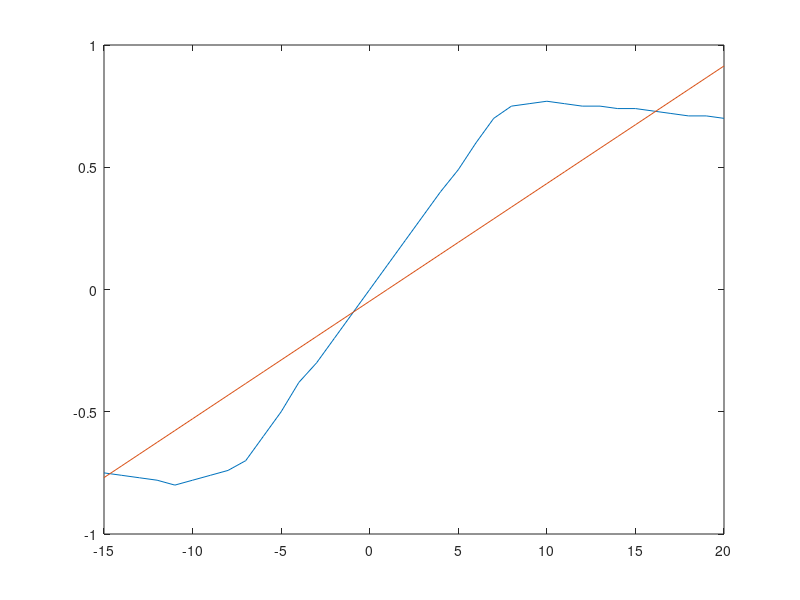

MATLAB code to generate this figure: (Note: this script raises an error after producing the figure.)
%% ----------------------- Team Glider Design -------------------------- %%
%% Cleaning
clear;
clc;
close all;
%% Variables
% Provided flat plate CL and CD values with respect to AOA
plateCl = [-.75 -.76 -.77 -.78 -0.8 -0.78 -.76 -.74 -.7 -.6 -.5 -.38 -.3 -.2 -.1 0 .1 .2 .3 .4 .49 .6 .7 .75 .76 .77 .76 .75 .75 .74 .74 .73 .72 .71 .71 .7];
plateCd = [.21 .2 .19 .18 .17 .15 .13 .11 .09 .07 .05 .04 .02 .01 .005 0  .005 .01 .015 .02 .05 .065 0.09 .11 .13 .15 .17 .19 .199 .21 .22 .23 .25 .27 .285 .29];
plateAOA = [-15:1:20];
ReCr = 140000;

% Air properties assuming altiitude of 1500 m
mu      = 1.74 * 10^-5;                                                    % Air viscosity [kg/m*s]
rhoAlt  = 1.0581;                                                          % Air density [kg/m^3]
ReL     = 1000000;                                                         % Local Reynold's value (can't remember where this number is from - maybe milestone 1
rhoFoam = 0.295 / 1000;                                                    % Density of Dollar Tree foam [kg/m^3]
g       = 9.81;                                                            % Acceleration of gravity [m/s^2]

% Design properties
h        = 7;                                                              % Initial launch height[m]
b        = .98;                                                            % Wing span [m]
c        = nan;                                                            % Chord of wing [m]
AR       = 6;                                                            % Aspect ratio
Swet     = nan;                                                            % Wetted area [m^2]
Sref     = 2 * c * b;                                                            % Wing planform area [m^2]
Srest    = nan;                                                            % Surface area of fuselage and tail [m^2]
Sh       = nan;                                                            % Planform area of horizontal tail [m^2]
cBar     = Sref / b;                                                       % Mean aerodynamic chord [m]
cr       = nan;                                                            % Root chord [m]
ct       = nan;                                                            % Tip chord [m]
lambda   = ct / cr;                                                        % Taper ratio
mass     = nan;                                                            % Weight [kg]
e        = 0.9;                                                            % Estimated span efficiency factor
% e0       = (1.78*(1-(0.045*(AR^0.68)))) - 0.64;                            % Oswald's efficiency factor
e0       = 1;                                                              % Oswald's efficiency factor
V        = 7;                                                              % Velocity [m/s]
Wfuse    = nan;                                                            % Fuselage weight [N]
WHTail   = nan;                                                            % Horizontal tail (?) weight [N]
WVTail   = nan;                                                            % Vertical tail (?) weight [N]
WBallast = nan;                                                            % Ballast weight [N]
WPay     = nan;                                                            % Payload weight [N]
Wwing    = Sref*rhoFoam*g;                                                 % Wing weight [N]
Wrest    = Wfuse + WHTail + WVTail + WBallast + WPay;                      % Weight of glider without wings [N]
% WTO      = Wfuse + Wwing + WHTail + WVTail + WBallast + WPay;              % Takeoff weight [N]
WTO      = Wrest + Wwing;                                                  % Takeoff weight [N]
WingLoad = WTO / Sref;                                                     % Wing loading [N]
EPitCon  = nan;                                                            % Elevator pitch control [deg] (+/- 10 deg)
xCg      = nan;                                                            % Longitudinal stability center of gravity location [m] (0c < xCg < 1.0c)
xACv     = nan;                                                            % Vertical tail aerodynamic center [m]
Vh       = nan;                                                            % Horizontal tail volume [m^3] (0.3 < Vh < 0.6)
Vv       = nan;                                                            % Vertial tail volume [m^3] (0.02 < Vv < 0.05)
B        = nan;                                                            % Spiral parameter (B > 5)
dAngle   = nan;                                                            % Dihedral angle [deg]
ep0      = 0;                                                              % Downwash on tail at L = 0
iT       = nan;                                                            % Horizontal tail incident angle [deg]
angTail  = nan;                                                            % Tail angle of attack [deg]
Cmcg     = nan;                                                            % Coefficient of moment about center of gravity (=0 for trimmed flight)
Cmacw    = nan;                                                            % Coefficient of moment about wing aerodynamic center (approximate with 2D airfoil value)
CLw      = nan;                                                            % Coefficient of lift for wing at max range or max endurance (= to whole aircraft CL)
CLht     = nan;                                                            % Coefficient of lift for horizontal tail (flat plate approx)

%% ----------------------------- Analysis ------------------------------ %%
%% Estimated Lift Curve
fit2D = polyfit(plateAOA, plateCl, 1);                                     % Best fit line for Cl vs AOA
a0 = fit2D(1);                                                             % Save value of slope
fit2D = polyfit(plateCl, plateAOA, 1);                                     % Best fit line for AOA vs Cl (for finding AOA @ L=0)
angle0lift = polyval(fit2D, 0);                                            % Angle of attack at 0 lift
a = a0 / (1 + (57.3 * a0)/(pi * e * AR));                                  % 3D lift slope
calcCL = a .* (plateAOA - angle0lift);                                     % 3D coefficient of lift

%% Whole Aircraft Drag Polar
xCr = (ReCr * mu) / (rhoAlt * V);
CfTurbTotal = 0.074/(ReL^0.2);                                             % Total Wing Turbulent Cf
CfTurbLeft = 0.0592/(ReCr^0.2);                                            % Turbulent Cf to be subtracted from total
CfLamLeft = 0.664/sqrt(ReCr);                                              % Laminar Cf
CfTotal = 2*(CfTurbTotal - CfTurbLeft + CfLamLeft);                        % Total Cf for both wings

CDMin = CfTotal * (Swet / Sref);
CDwing = plateCd + (calcCL.^2 / (pi * e * AR));
fitDrag = polyfit(CDwing, calcCL,2 );                                      % Best fit line for finding CLminD
CLminD = polyval(fitDrag, min(CDwing));                                    % CL at min drag
CD0 = CDMin + (CLminD^2 / (pi*e*AR));                                      % Parasite drag
CD = CD0 + (calcCL.^2 / (pi*e*AR));                                        % Calculate whole aircraft coefficient of drag

%% Weight/Mass Estimation and Sizing


%% Longitudinal Static Stability and Trim


%% Lateral Directional Stability


%% Estimated Performance
LoD = calcCL ./ CD;                                                        % Find L/D values
LoDMax = max(LoD);                                                         % Find maximum L/D value
maxCL = calcCL(LoD == LoDMax);                                             % CL at L/D max
maxCD = CD(LoD == LoDMax);                                                 % CD at L/D max
theta = maxCD / maxCL;                                                     % Glide angle [deg]
sinkRate = V * sin(theta);                                                 % Sink rate of glider [m/s]

maxRange = h * LoDMax;                                                     % Max glide range [m]
maxRVel = sqrt(2*WingLoad ./ (maxCL * rhoAlt * Sref));                     % Max range velocity [m/s]
maxREndur = h / sinkRate;                                                  % Glide endurance [s]

%% Graphs
% Lift Curve Plots
figure();
plot(plateAOA, plateCl)
hold on;
plot(plateAOA, calcCL)
yline(0);
xline(0);
hold off;
grid on;
title('Estimated Lift Curves')
xlabel('Angle of Attack [deg]')
ylabel('Coefficient of Lift')
legend('2D Approx.', '3D Approx.', 'Location', 'Northwest')

% Whole Aircraft Drag Polar
figure();
plot(plateAOA, CD)
grid on;
title('Whole Aircraft Drag Polar')
xlabel('Angle of Attack [deg]')
ylabel('Coefficient of Drag')

%% Outputs
cost = mass * 1000;
summary = table(maxRange, maxRVel, maxREndur, EPitCon, xCg, Vh, Vv, B, b, cost);
summary.Properties.VariableNames = {'MaxGlideRange', 'MaxGlideRangeVelocity', 'MaxGlideEndurance', 'ElevatorPitchControl', 'XcgLocation', 'HorzTailVolume', 'VertTailVolume', 'Spiral', 'Wingspan', 'Cost'};